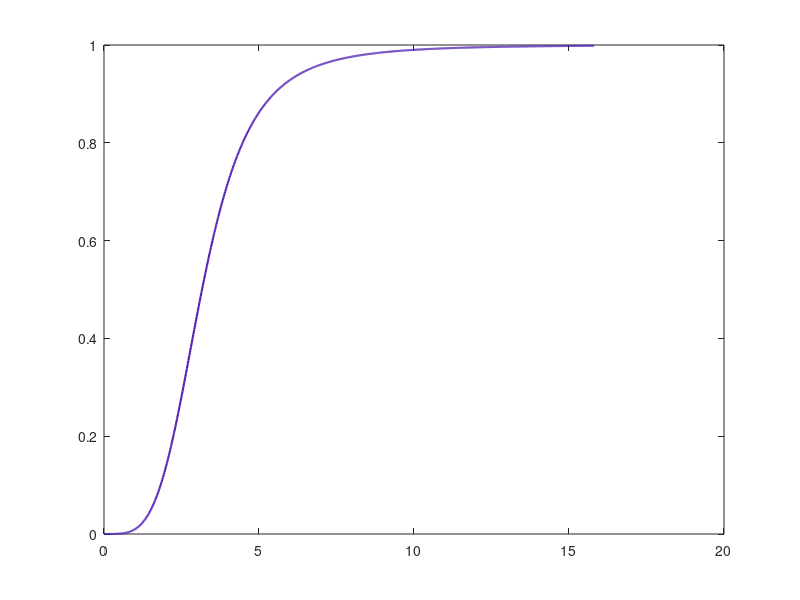

MATLAB code to generate this figure: (Note: this script raises an error after producing the figure.)
%% Plot bounded GABA_B Hill/open-fraction term
clear; clc; % Keep existing figure windows open

%% GABA_B open-fraction constants
KD_GABAb = 100; % dissociation constant
n_GABAb = 4;   % number of G-protein binding sites

%% S range
S_half = KD_GABAb^(1/n_GABAb);
S = linspace(0, 5*S_half, 1000);

%% Bounded Hill/open-fraction term
GABAb_open = (S.^n_GABAb) ./ (S.^n_GABAb + KD_GABAb);
GABAb_open = min(max(GABAb_open, 0), 1);

%% Plot S^n/(S^n+Kd)
figure('Name','Bounded GABA_B Hill Term','Color','w');

plot(S, GABAb_open, 'Color', [0.3 0.1 0.7], 'LineWidth', 1.5)
hold on
yline(1, 'k:', 'Upper bound = 1');
xline(S_half, 'k--', 'Half activation');
hold off

title('Bounded GABA_B open fraction: S^n/(S^n+K_d)')
xlabel('S')
ylabel('S^n/(S^n+K_d)')
ylim([0 1.05])
grid on
